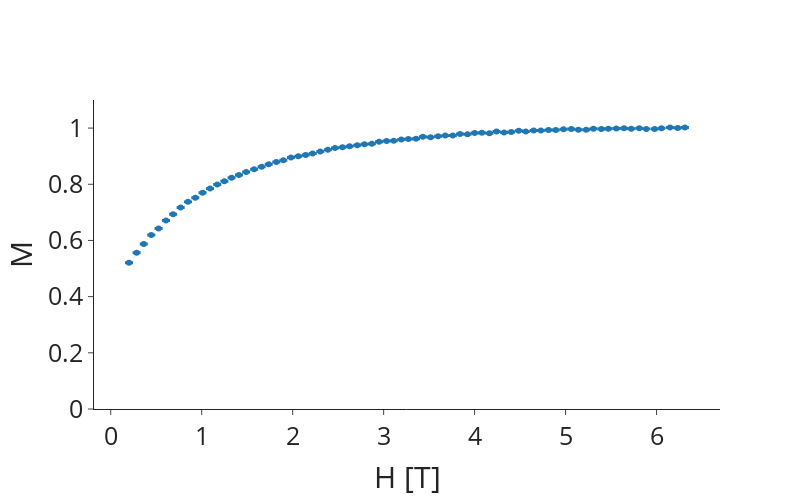

Source (notebook cell):
### Code cell
fig = go.Figure()
fig.add_trace(go.Scatter(x=field, y=norm_moment, error_y=dict(array=sigma), mode="markers", name='data'))

#fig.add_annotation(text=f"J1 = {pOpt[0]:.3f}{sc.pm}{pError[0]:.3f}, J2 = {pOpt[1]:.3f}{sc.pm}{pError[1]:.3f}", x=1, y=0, showarrow=False, xref="x domain", yref="y domain")
fig.update_xaxes(title=f"H [T]")
fig.update_yaxes(title="M", range=(0,1.1))

fig.update_layout(legend_x=1, legend_xanchor="right", legend_y=0.65, font_size=25, height=500, width=800)
fig.show()
